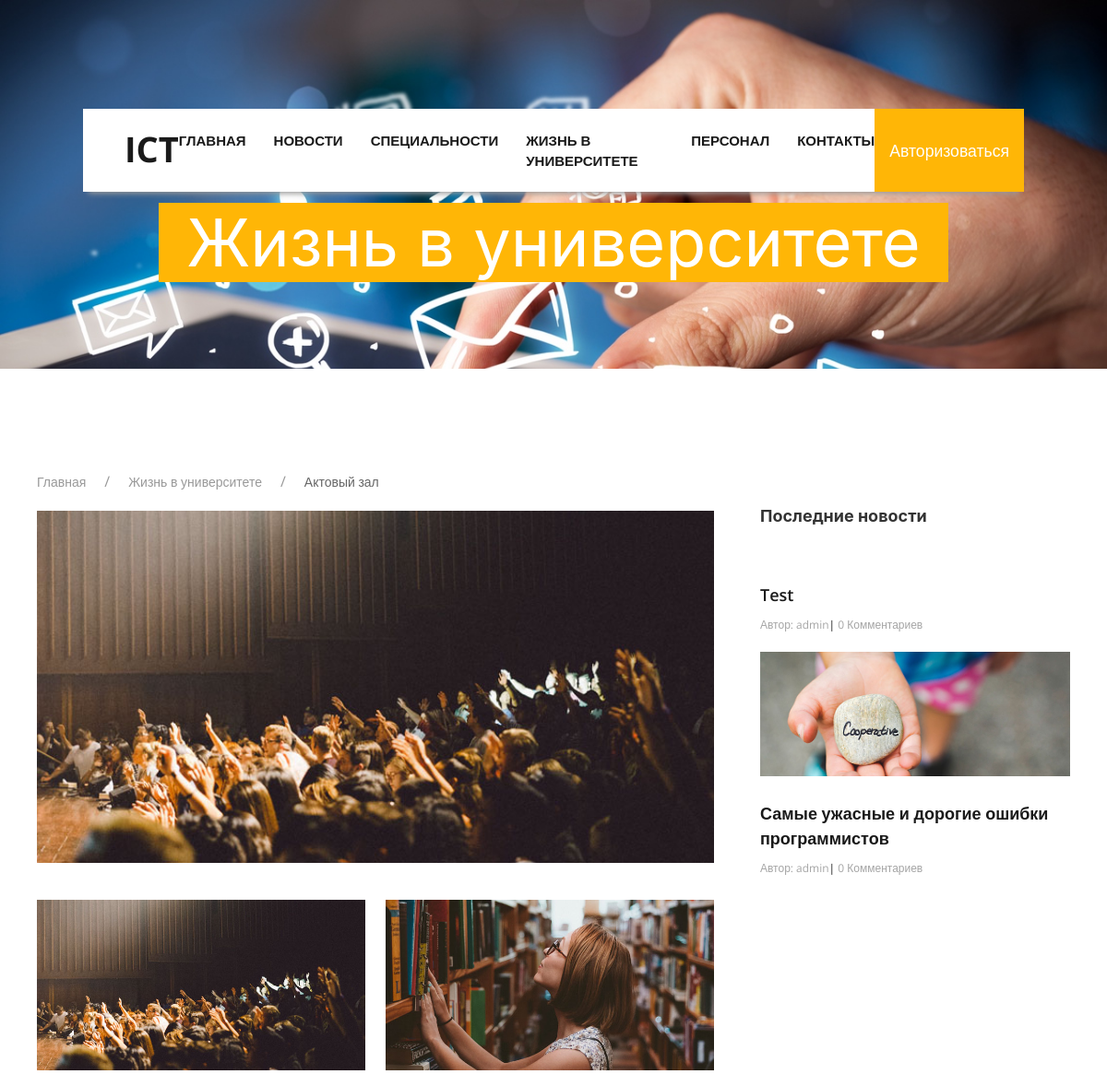
The app's page /student-life/1/ (upper part), older data.
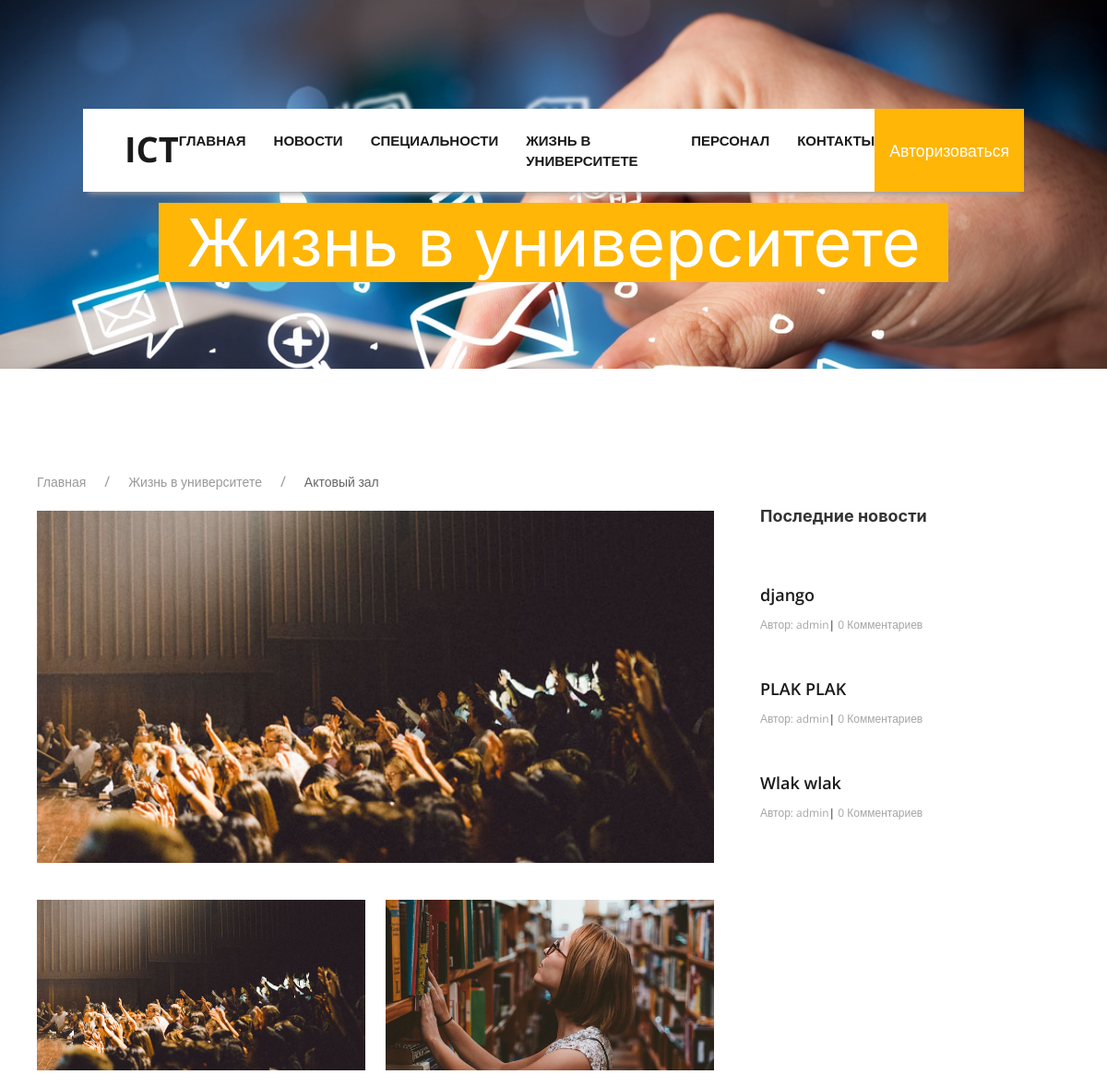
The same page, newer data.
### ICTapp/models.py (models this page shows, shortened)
class Information(models.Model):
   title = models.CharField(max_length=100)
   text = models.TextField()
   location = models.CharField(max_length=100)
   img_main = models.ImageField(upload_to='posts_images', blank=True)
   img_1 = models.ImageField(upload_to='event_images', blank=True)
   img_2 = models.ImageField(upload_to='event_images', blank=True)
   img_3 = models.ImageField(upload_to='event_images', blank=True)
   date = models.DateTimeField(default=timezone.now)

### News/models.py (models this page shows, shortened)
class Post(models.Model):
   author = models.ForeignKey(User, on_delete=models.CASCADE)
   title = models.CharField(max_length=100)
   text = models.TextField()
   img = models.ImageField(upload_to='posts_images', blank=True)
   date = models.DateTimeField(default=timezone.now)
   def get_absolute_url(self):
      return reverse('news_detail_url', kwargs={'pk':self.pk})
   def get_comment_count(self):
      return self.comments.all().filter(approved=True).count()

### ICTapp/views.py (the view)
# urls.py: path('student-life/<int:pk>/', InformationDetailView.as_view(), name='information_detail_url'),
class InformationDetailView(View):
   def get(self, request, pk):
      information = get_object_or_404(Information, pk=pk)
      latest_news = Post.objects.filter().order_by('-date')[:3]
      return render(request, 'ICTapp/information_detail.html', context={
         'information': information,
         'latest_news': latest_news,
      })

### ICTapp/context_processors.py (called while the page is built)
def question_form(request):
   if request.method == 'POST':
      bound_form = QuestionForm(request.POST)
      if bound_form.is_valid():
         bound_form.save()
         messages.success(request, f'Ваш вопрос принят. Прошу ожидайте ответа')
   return {'question_form': QuestionForm()}

### ICTapp/templates/ICTapp/information_detail.html (shortened to what this page needs)
{% extends 'base.html' %}
{% block content %}
   <div class="news-header">
      <h1>Жизнь в университете</h1>
   </div>
   <section id="news-section" class="news-section section">
      <div class="wrapper">
         <ul class="uk-breadcrumb breadcrumb">
            <li><a href="{% url 'home_url' %}">Главная</a></li>
            <li><a href="{% url 'informations_url' %}">Жизнь в университете</a></li>
            <li><span>Актовый зал</span></li>
         </ul>
         <div class="news-wrap flex j-sb">
            <div class="news-box">
               <div class="news-box__item">
                  {% if information.img_main %}
                     <div class="news-box__img news-desc-margin-b">
                        <div uk-lightbox>
                           <a href="/media/img/event_1.jpg" data-caption="Актовый зал">
                              <img src="{{ information.img_main.url }}" alt="ИКТ студенческая жизнь">
                           </a>
                        </div>
                     </div>
                     <div class="news-box__img-container flex j-sb flex-wrap" uk-lightbox="animation: slide">
                        <div class="news-img-container__item">
                           <a class="uk-inline uk-dark" href="/media/img/event_1.jpg" data-caption="Актовый зал">
                              <img class="new-img-container__pic" src="/media/img/event_1.jpg" alt="ИКТ студенческая жизнь">
                           </a>
                        </div>
                        <div class="news-img-container__item">
                           <a class="uk-inline uk-dark" href="/media/img/event_2.jpg" data-caption="Библиотека">
                              <img src="/media/img/event_2.jpg" alt="ИКТ студенческая жизнь">
                           </a>
                        </div>
                     </div>
                  {% endif %}
               </div>
            </div>
            {% include 'includes/latest_news.html' %}
         </div>
   </section>
{% endblock content %}

### ICTapp/templates/base.html (shortened to what this page needs)
{% load static %}
<!DOCTYPE html>
<html lang="ru">
<head>
   <link rel="stylesheet" href="{% static 'css/font-awesome.min.css' %}">
   <link rel="stylesheet" href="{% static 'css/main.css' %}">
   <link rel="stylesheet" href="{% static 'css/uikit.min.css' %}">
</head>
<body>
   <nav class="flex j-sb flex-align-center">
      <div class="logo">
         <a class="text-decor-none transition" href="{% url 'home_url' %}">ICT</a>
      </div>
      <ul class="menu flex">
         <li class="menu_item">
            <a href="{% url 'home_url' %}" class="menu_link transition text-decor-none text-decor-none">Главная</a>
         </li>
         <li class="menu_item">
            <a href="{% url 'news_url' %}" class="menu_link transition text-decor-none">Новости</a>
         </li>
         <li class="menu_item">
            <a href="{% url 'specialty_url' %}" class="menu_link transition text-decor-none">Специальности</a>
         </li>
         <li class="menu_item">
            <a href="{% url 'informations_url' %}" class="menu_link transition text-decor-none">Жизнь в университете</a>
         </li>
         <li class="menu_item">
            <a href="{% url 'staff_url' %}" class="menu_link transition text-decor-none">Персонал</a>
         </li>
         <li class="menu_item">
            <a href="#footer" class="menu_link transition text-decor-none" uk-scroll>Контакты</a>
         </li>
      </ul>
      <div class="auth-box">
         {% if user.is_authenticated %}
            <p class="auth-box-true">
               <a href="{% url 'profile_url' %}" class="text-decor-none transition">Профиль</a>
               <br>
               <a href="{% url 'sign_out_url' %}" class="text-decor-none transition">Выйти</a>
            </p>
         {% else %}
            <p class="auth-box-false">
               <a href="{% url 'sign_in_url' %}" class="text-decor-none transition">Авторизоваться</a>
            </p>
         {% endif %}
      </div>
   </nav>
   {% block content %}
   {% endblock content %}
</body>
</html>

### ICTapp/templates/includes/latest_news.html
<div class="news-more">
      <h3 class="text-title news-more__title">Последние новости</h3>
      <div class="news-more-box">
         {% for post in latest_news %}
            <div class="news-more__item">
               {% if post.img %}
                  <div class="news-more__img">
                     <img src="{{ post.img.url }}" alt="news">
                  </div>
               {% endif %}
               <a class="text-decor-none news-more__link" href="{{ post.get_absolute_url }}">
                  {{ post.title }}
               </a>
               <p class="news-more__author">Автор: {{ post.author }}<span>|</span> {{ post.get_comment_count }} Комментариев</p>
            </div>
         {% endfor %}
      </div>
   </div>
</div>

### ICTapp/static/css/main.css (style rules this page uses)
* { margin: 0; padding: 0; -webkit-box-sizing: border-box; box-sizing: border-box; font-family: 'Open Sans', sans-serif; text-shadow: rgba(0,0,0,.01) 0 0 1px; }
.text-decor-none, .text-decor-none:hover { text-decoration: none; }
.flex { display: -webkit-box; display: -ms-flexbox; display: flex; }
.flex-wrap { -ms-flex-wrap: wrap; flex-wrap: wrap; }
.j-sb { -webkit-box-pack: justify; -ms-flex-pack: justify; justify-content: space-between; }
.flex-align-center { -webkit-box-align: center; -ms-flex-align: center; align-items: center; }
.section { margin: 110px 0 80px; }
.news-box__container .news-action-dropdown p, .auth-box p, .teachers-box__name { margin: 0; }
.transition { -webkit-transition: all 0.3s; transition: all 0.3s; }
.text-title { font-size: 21px; font-weight: 600; }
.wrapper { max-width: 1170px; margin: 0 auto; padding: 0 25px; }
nav { position: fixed; z-index: 999; top: 4%; width: 85%; left: 7.5%; background-color: #fff; color: #1a1a1a; -webkit-box-shadow: 0 8px 6px -6px #999; box-shadow: 0 8px 6px -6px #999; overflow: hidden; }
.logo { margin-left: 45px; font-family: 'Courgette'; font-weight: 700; line-height: 45px; text-align: center; font-size: 30px; }
.logo a { color: #1a1a1a; font-size: 38px; }
nav .menu { margin: 0; padding: 0; list-style-type: none; text-transform: uppercase; }
.menu_item { margin-left: 30px; font-weight: 700; font-size: 15px; }
.menu_link { text-decoration: none; color: #1a1a1a; }
.auth-box { background-color: rgb(255,182,6); font-size: 1.1em; text-align: center; }
.auth-box-false { padding: 32px 16px; }
.auth-box a { color: #fff; }
.news-header { background: url('/media/background-images/news-bg.jpg'); background-repeat: no-repeat; background-size: cover; text-align: center; height: 400px; }
.news-header h1 { background: #ffb606; font-size: 72px; font-weight: 400; color: #fff; display: inline-block; padding: 0 30px; margin-top: 220px; }
.news-box { width: 65.5%; }
.news-box__item { margin-bottom: 60px; }
.news-comment-box__item:last-child, .news-box__item:last-child { margin-bottom: 0; }
.news-box__img img, .news-img-container__item img { width: 100%; }
.news-img-container__item { width: 48.5%; margin-bottom: 20px; }
.news-img-container__item a, .news-img-container__item:hover a { color: #fff; }
.news-more { width: 30%; }
.news-more__title { margin-top: -7px; margin-bottom: 33px; font-weight: 700; font-size: 18px; }
.news-more__link { font-weight: 600; font-size: 18px; color: #1a1a1a; margin: 27px 0 10px; display: inline-block; text-decoration: none; }
.news-more__author { margin: 0; color: #a5a5a5; font-size: 12px; }
.news-more__item { margin-bottom: 20px; }
.news-more__author span { color: #1a1a1a; }
.news-desc-margin-b { margin-bottom: 40px; }
.news-action-button__link-edit i, .menu_item:first-child { margin-left: 0px; }

Row changes from the older to the newer data that the page shows:
no longer on this page (row unchanged): Post: title "Test", author "admin", get_comment_count "0"
no longer on this page (row unchanged): Post: img (picture), title "Самые ужасные и дорогие ошибки программистов", author "admin", get_comment_count "0"
added Post: title "django", author "admin", get_comment_count "0"
added Post: title "PLAK PLAK", author "admin", get_comment_count "0"
added Post: title "Wlak wlak", author "admin", get_comment_count "0"
